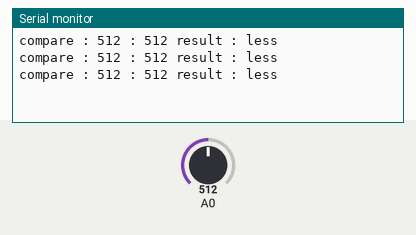
Simulated run of this sketch. Board: Arduino Uno, built with avr-gcc and run on an emulated ATmega328P. On the bench: the last lines printed to the serial monitor. The test bench sets the inputs (shaded band); at power-on: A0 = 512.

Above: at 1.3 s.
1.4 s: A0 set to 522
At 1.9 s:
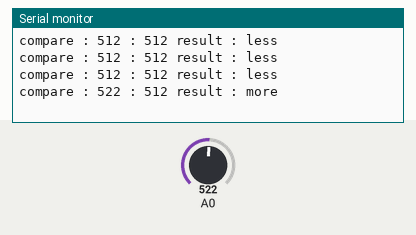
3.5 s: A0 set to 511
At 3.9 s:
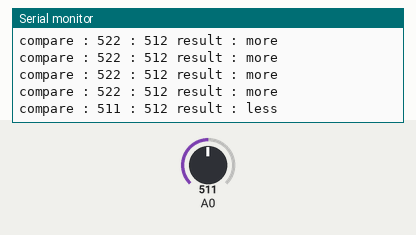

Measured:
- the behaviour switches between 512 and 513 on A0 (found by bisection; images 0 and 1)
- after the input at 1.4 s, the serial monitor: prints a new line after 0.10 s (image 1)
- after the input at 3.5 s, the serial monitor: prints a new line at once (image 2)

The sketch:

Comparing_data_ternary.ino
```cpp
int a,pot;
String b;
void setup()
{
  Serial.begin(9600);
  pinMode(pot, INPUT);
}

void loop()
{
  a=analogRead(pot);
  b=(a>512) ? "more" : "less";
  Serial.print("compare : ");
  Serial.print(a);
  Serial.print(" : ");
  Serial.print("512");
  Serial.println(" result : " + (String)b);
  delay(500);
}
```
